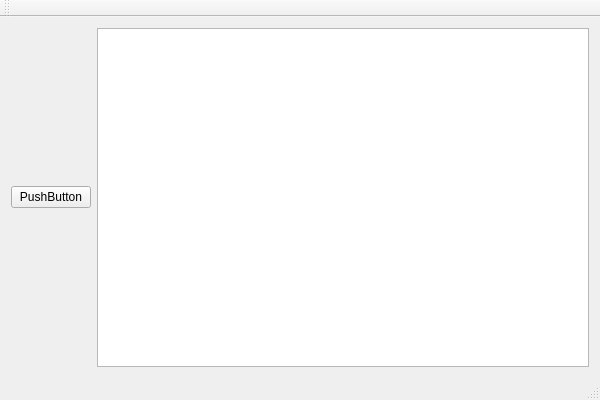
<?xml version="1.0" encoding="UTF-8"?>
<ui version="4.0">
 <class>plsWorkClass</class>
 <widget class="QMainWindow" name="plsWorkClass">
  <property name="geometry">
   <rect>
    <x>0</x>
    <y>0</y>
    <width>600</width>
    <height>400</height>
   </rect>
  </property>
  <property name="windowTitle">
   <string>plsWork</string>
  </property>
  <widget class="QWidget" name="centralWidget">
   <layout class="QGridLayout" name="gridLayout">
    <item row="0" column="0">
     <layout class="QHBoxLayout" name="horizontalLayout">
      <item>
       <widget class="QPushButton" name="pushButton">
        <property name="text">
         <string>PushButton</string>
        </property>
       </widget>
      </item>
      <item>
       <widget class="QListWidget" name="listWidget"/>
      </item>
     </layout>
    </item>
   </layout>
  </widget>
  <widget class="QMenuBar" name="menuBar">
   <property name="geometry">
    <rect>
     <x>0</x>
     <y>0</y>
     <width>600</width>
     <height>26</height>
    </rect>
   </property>
  </widget>
  <widget class="QToolBar" name="mainToolBar">
   <attribute name="toolBarArea">
    <enum>TopToolBarArea</enum>
   </attribute>
   <attribute name="toolBarBreak">
    <bool>false</bool>
   </attribute>
  </widget>
  <widget class="QStatusBar" name="statusBar"/>
 </widget>
 <layoutdefault spacing="6" margin="11"/>
 <resources>
  <include location="plsWork.qrc"/>
 </resources>
 <connections/>
</ui>
